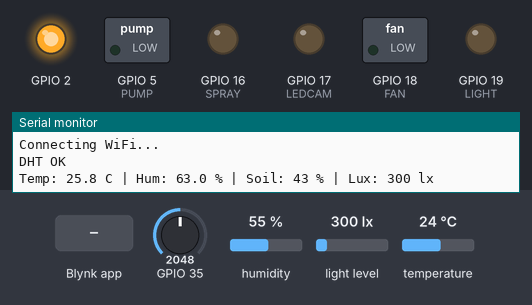
Recording of a program running on a simulated ESP32. Shown: switched loads named in the program (green lamp = pin HIGH), output pins drawn as LEDs (lit = HIGH), the last lines printed to the serial monitor. The inputs (shaded band) are chosen by the test bench; at power-on: GPIO 35 = 2048, humidity 55 %, light level 300 lx, temperature 24 °C. WiFi joins after 1.5 s; servers stay silent unless stated; random numbers use the default seed unless the program sets one.

Above: at 3.0 s.
3.1 s: Blynk app writes 1 to V4
At 4.2 s:
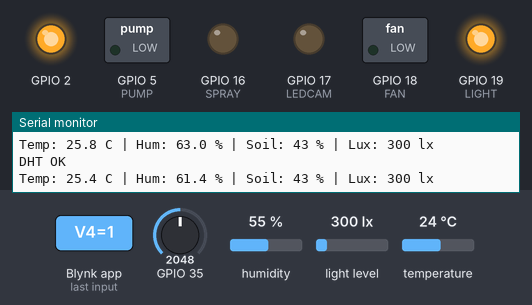
5.8 s: Blynk app writes 1 to V5
At 7.2 s:
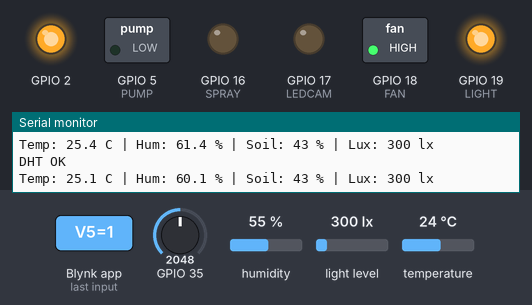
8.5 s: Blynk app writes 0 to V4
At 10.8 s:
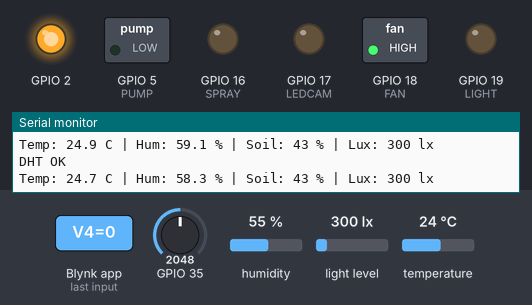
11.3 s: Blynk app writes 1 to V6
At 12.6 s:
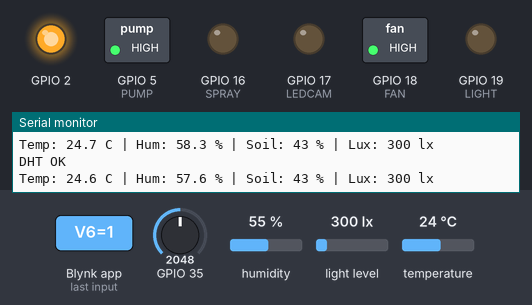
14.0 s: Blynk app writes 200 to V4
At 16.2 s:
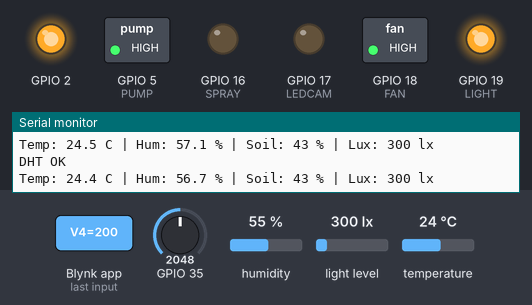
17.3 s: Blynk app writes 0 to V5
At 19.2 s:
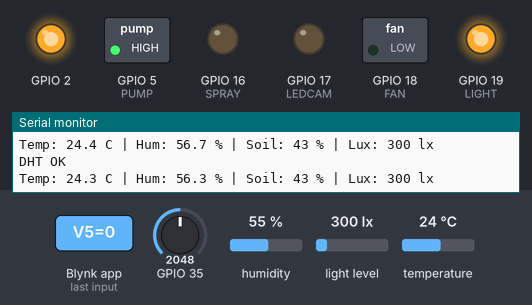
Timing chart, 0 to 20.7 s (numbered marks = the images above; inputs shaded):
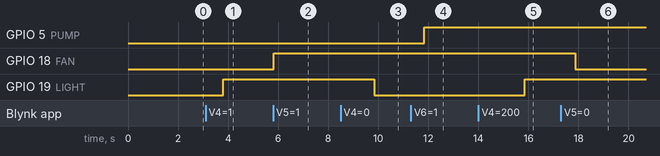

Measured:
- after the input at 3.1 s, GPIO 19 (LIGHT): LOW → HIGH after 0.71 s
- after the input at 5.8 s, GPIO 18 (FAN): LOW → HIGH at once
- after the input at 8.5 s, GPIO 19 (LIGHT): HIGH → LOW after 1.3 s
- after the input at 11.3 s, GPIO 5 (PUMP): LOW → HIGH after 0.54 s
- after the input at 14.0 s, GPIO 19 (LIGHT): LOW → HIGH after 1.9 s
- after the input at 17.3 s, GPIO 18 (FAN): HIGH → LOW after 0.56 s

The program:

main.cpp
```cpp
//==================== BLYNK ====================
//V0 = Temperature
//V1 = Humidity
//V2 = Soil Moisture
//V3 = Light Intensity
//V4 = Light
//V5 = Fan
//V6 = Pump
//V7 = LED Camera
//V8 = Spray
//V9 = AUTO/MANUAL

#define BLYNK_PRINT Serial
#define BLYNK_TEMPLATE_ID "TMPL67YhHKMSJ"
#define BLYNK_TEMPLATE_NAME "NhaKinhPLC"
#define BLYNK_AUTH_TOKEN "rtfmZLrt9StzWVDpudj46RXQiNvQKct4"

#include <WiFi.h>
#include <WiFiClient.h>
#include <BlynkSimpleEsp32.h>

char ssid[] = "UET-Wifi-Office-Free 2.4Ghz";
char pass[] = "";

BlynkTimer timer;


//==================== OUTPUT ====================
#define LIGHT  19
#define FAN    18
#define PUMP   5
#define LEDCAM 17
#define SPRAY  16


//==================== SENSOR ====================
#include <Wire.h>
#include <BH1750.h>
BH1750 lightMeter;

#include "DHT.h"
DHT dht(32,DHT21);


//========== BIẾN ==========
float temp=26.2;
float humi=65.0;

float lastValidTemp=26.2;
float lastValidHumi=65.0;

unsigned int lux=0;
int soil=0;

int dhtFailCount=0;


//================ SERIAL =================
void printSensorData()
{
 Serial.print("Temp: ");
 Serial.print(temp,1);

 Serial.print(" C | Hum: ");
 Serial.print(humi,1);

 Serial.print(" % | Soil: ");
 Serial.print(soil);

 Serial.print(" % | Lux: ");
 Serial.print(lux);

 Serial.println(" lx");
}


//============= DHT ANTI ERROR ============
void readDHTSafe()
{
 float t=dht.readTemperature();
 float h=dht.readHumidity();

 bool badData=
     isnan(t) || isnan(h) ||
     t<10 || t>50 ||
     h<20 || h>95 ||
     t==149.9 || h==99.9;


 if(!badData)
 {
   dhtFailCount=0;

   // smoothing
   temp=0.8*lastValidTemp + 0.2*t;
   humi=0.8*lastValidHumi + 0.2*h;

   lastValidTemp=temp;
   lastValidHumi=humi;

   Serial.println("DHT OK");
 }

 else
 {
   dhtFailCount++;

   Serial.print("DHT ERROR Count=");
   Serial.println(dhtFailCount);


   // lỗi ngắn -> giữ số cũ
   if(dhtFailCount<3)
   {
      temp=lastValidTemp;
      humi=lastValidHumi;
   }

   // lỗi kéo dài -> fake nhẹ
   else
   {
      temp=
         lastValidTemp +
         random(-3,4)*0.1;

      humi=
         lastValidHumi +
         random(-5,6)*0.5;


      if(temp<26.0)
         temp=26.0;

      if(temp>26.5)
         temp=26.5;


      if(humi<60)
         humi=60;

      if(humi>70)
         humi=70;


      Serial.println("Fallback Fake Active");
   }
 }

}


//============= BLYNK BUTTONS =============
BLYNK_WRITE(V4)
{
 digitalWrite(LIGHT,param.asInt());
}

BLYNK_WRITE(V5)
{
 digitalWrite(FAN,param.asInt());
}

BLYNK_WRITE(V6)
{
 digitalWrite(PUMP,param.asInt());
}

BLYNK_WRITE(V7)
{
 digitalWrite(LEDCAM,param.asInt());
}

BLYNK_WRITE(V8)
{
 digitalWrite(SPRAY,param.asInt());
}

BLYNK_WRITE(V9)
{
 if(param.asInt())
   Serial.println("[V9] AUTO");

 else
   Serial.println("[V9] MANUAL");
}


BLYNK_CONNECTED()
{
 Blynk.syncAll();
}


//============= GỬI SENSOR ============
void myTimerEvent()
{
 Blynk.virtualWrite(V0,temp);
 Blynk.virtualWrite(V1,humi);
 Blynk.virtualWrite(V2,soil);
 Blynk.virtualWrite(V3,lux);
}


//================ SETUP ================
void setup()
{
 Serial.begin(9600);

 randomSeed(micros());

 pinMode(2,OUTPUT);
 digitalWrite(2,LOW);


 pinMode(LIGHT,OUTPUT);
 pinMode(FAN,OUTPUT);
 pinMode(PUMP,OUTPUT);
 pinMode(LEDCAM,OUTPUT);
 pinMode(SPRAY,OUTPUT);


 digitalWrite(LIGHT,LOW);
 digitalWrite(FAN,LOW);
 digitalWrite(PUMP,LOW);
 digitalWrite(LEDCAM,LOW);
 digitalWrite(SPRAY,LOW);


 Wire.begin();

 lightMeter.begin();

 dht.begin();


 Serial.println("Connecting WiFi...");
 Blynk.begin(
   BLYNK_AUTH_TOKEN,
   ssid,
   pass
 );


 timer.setInterval(
   500L,
   myTimerEvent
 );

 digitalWrite(2,HIGH);
}


//================ LOOP =================
void loop()
{
 Blynk.run();

 timer.run();


 // Đọc DHT an toàn
 readDHTSafe();


 // BH1750
 float lx=
   lightMeter.readLightLevel();

 if(lx<0)
   lx=0;

 lux=(unsigned int)lx;


 // Soil
 int soilMoisture=
   map(
      analogRead(35),
      3650,
      0,
      0,
      100
   );


 if(soilMoisture<0)
   soilMoisture=0;

 if(soilMoisture>100)
   soilMoisture=100;

 soil=soilMoisture;


 printSensorData();

 delay(2000);
}
```
